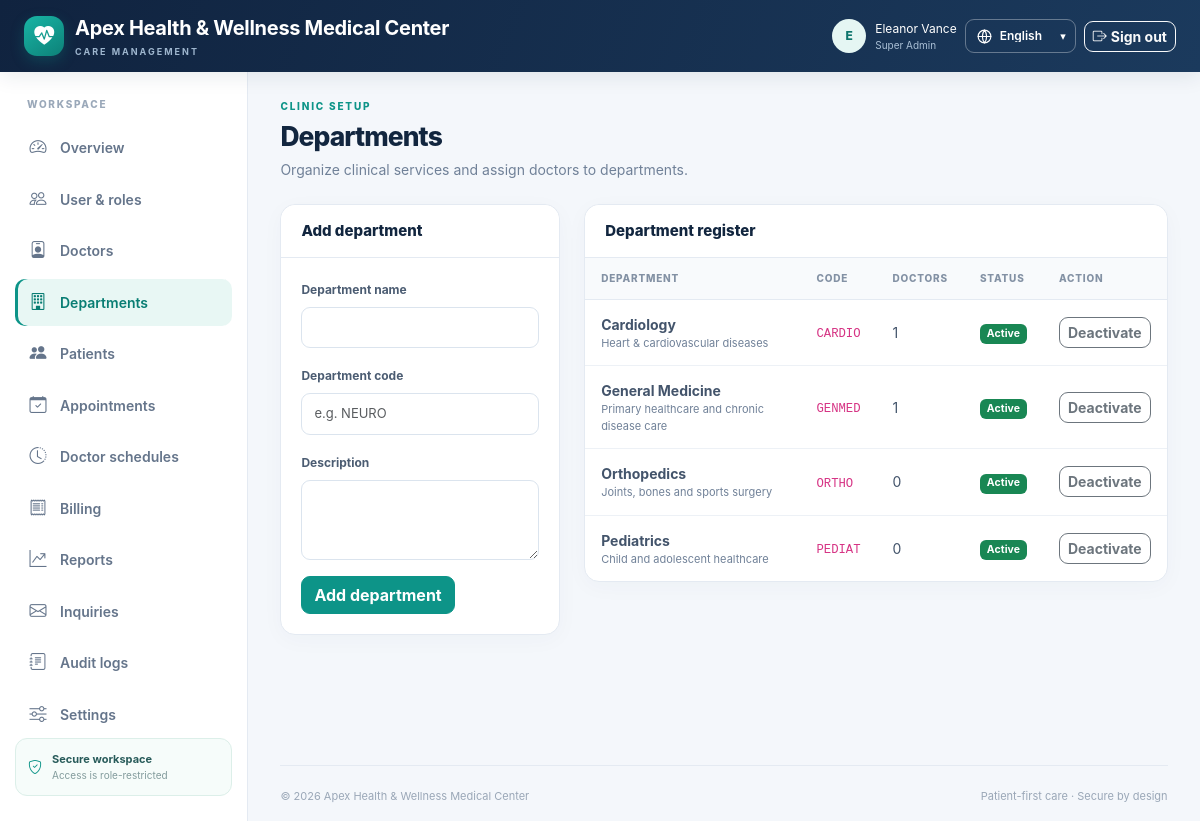
The page /departments/index.php (signed in) on the database its author committed.
### tables this page shows
CREATE TABLE `settings` (
  `setting_key` VARCHAR(100) PRIMARY KEY,
  `setting_value` TEXT NOT NULL,
  `updated_by` INT NULL,
  `updated_at` TIMESTAMP DEFAULT CURRENT_TIMESTAMP ON UPDATE CURRENT_TIMESTAMP
);

CREATE TABLE `departments` (
  `id` INT AUTO_INCREMENT PRIMARY KEY,
  `name` VARCHAR(100) NOT NULL UNIQUE,
  `code` VARCHAR(20) NOT NULL UNIQUE,
  `description` TEXT NULL,
  `status` ENUM('active', 'inactive') DEFAULT 'active',
  `created_at` TIMESTAMP DEFAULT CURRENT_TIMESTAMP
);

### config/database.php (called while the page is built, shortened)
<?php
function getDBConnection(): PDO {
    static $pdo = null;
    if ($pdo instanceof PDO) return $pdo;
    $dsn = 'mysql:host=' . DB_HOST . ';dbname=' . DB_NAME . ';charset=' . DB_CHARSET;
    try {
        $pdo = new PDO($dsn, DB_USER, DB_PASS, [
            PDO::ATTR_ERRMODE => PDO::ERRMODE_EXCEPTION,
            PDO::ATTR_DEFAULT_FETCH_MODE => PDO::FETCH_ASSOC,
            PDO::ATTR_EMULATE_PREPARES => false,
        ]);
        return $pdo;
    } catch (PDOException $e) {
        error_log('CRM database connection failed: ' . $e->getMessage());
        http_response_code(500);
        exit('Database connection failed. Start MySQL in XAMPP and import schema.sql into hospital_crm.');
    }
}

### departments/index.php (the view, shortened to what this page needs)
<?php
require_once __DIR__ . '/../includes/functions.php';
$db = db();
$rows = $db->query('SELECT d.*, (SELECT COUNT(*) FROM doctors x WHERE x.department_id=d.id) doctor_count FROM departments d ORDER BY d.name')->fetchAll();
require __DIR__ . '/../includes/header.php';
require __DIR__ . '/../includes/page.php';
?>
<div class="row g-4">
    <div class="col-lg-4"><div class="card"><div class="card-header"><h2 class="section-title">Add department</h2></div><div class="card-body">
        <form method="post"><?=csrf_field()?><input type="hidden" name="action" value="save">
            <div class="mb-3"><label class="form-label">Department name</label><input class="form-control" name="name" maxlength="100" required></div>
            <div class="mb-3"><label class="form-label">Department code</label><input class="form-control" name="code" maxlength="20" required placeholder="e.g. NEURO"></div>
            <div class="mb-3"><label class="form-label">Description</label><textarea class="form-control" name="description" rows="3"></textarea></div>
            <button class="btn btn-primary">Add department</button>
        </form>
    </div></div></div>
    <div class="col-lg-8"><div class="card"><div class="card-header"><h2 class="section-title">Department register</h2></div>
        <div class="table-responsive"><table class="table align-middle mb-0"><thead><tr><th>Department</th><th>Code</th><th>Doctors</th><th>Status</th><th>Action</th></tr></thead><tbody>
        <?php foreach ($rows as $row): ?><tr><td><strong><?=e($row['name'])?></strong><div class="small-muted"><?=e($row['description'])?></div></td><td><code><?=e($row['code'])?></code></td><td><?= (int)$row['doctor_count']?></td><td><?=status_badge($row['status'])?></td><td><form method="post" data-confirm="Change department availability?"><?=csrf_field()?><input type="hidden" name="action" value="toggle"><input type="hidden" name="id" value="<?=(int)$row['id']?>"><button class="btn btn-sm btn-outline-secondary"><?=$row['status']==='active'?'Deactivate':'Activate'?></button></form></td></tr><?php endforeach; ?>
        </tbody></table></div>
    </div></div>
</div>
<?php require __DIR__ . '/../includes/footer.php'; ?>

### includes/header.php (shortened to what this page needs)
<?php
require_once __DIR__ . '/functions.php';
$user=current_user(); $pageTitle=$pageTitle ?? 'Dashboard'; $notice=take_flash();
$clinic=setting('clinic_name','Apex Health & Wellness Center');
?><!doctype html><html lang="en"><head><meta charset="utf-8"><meta name="viewport" content="width=device-width, initial-scale=1"><title data-i18n-prefix="<?=e($pageTitlePrefix ?? '')?>"><?=e($pageTitle)?> · <?=e($clinic)?></title>
<link href="https://cdn.jsdelivr.net/npm/bootstrap@5.3.3/dist/css/bootstrap.min.css" rel="stylesheet"><link href="https://cdn.jsdelivr.net/npm/bootstrap-icons@1.11.3/font/bootstrap-icons.min.css" rel="stylesheet"><link href="<?=e(url('assets/css/app.css'))?>" rel="stylesheet"></head><body>
<nav class="navbar navbar-expand-lg app-topbar"><div class="container-fluid px-3 px-lg-4"><a class="navbar-brand" href="<?=e(url('index.php'))?>"><span class="brand-mark"><i class="bi bi-heart-pulse-fill"></i></span><span><span data-no-i18n><?=e($clinic)?></span><small data-i18n="care_management">CARE MANAGEMENT</small></span></a><div class="d-flex align-items-center gap-2 ms-auto"><?php if($user):?><span class="user-chip d-none d-md-flex"><span class="avatar-sm"><?=e(strtoupper(substr($user['name'],0,1)))?></span><span><span data-no-i18n><?=e($user['name'])?></span><small data-i18n="<?=e($user['role'])?>"><?=e(ucwords(str_replace('_',' ',$user['role'])))?></small></span></span><?php endif;?><label class="language-switcher"><svg viewBox="0 0 24 24" aria-hidden="true" focusable="false"><circle cx="12" cy="12" r="9"></circle><path d="M3 12h18M12 3a15 15 0 0 1 0 18M12 3a15 15 0 0 0 0 18"></path></svg><span class="visually-hidden" data-i18n="language">Language</span><select id="languageSelector" data-i18n-aria-label="language_selector" aria-label="Select language"><option value="en">English</option><option value="fr">Français</option></select><span class="language-caret" aria-hidden="true">▾</span></label><?php if($user):?><a class="btn btn-outline-light btn-sm" href="<?=e(url('logout.php'))?>" data-i18n="sign_out"><i class="bi bi-box-arrow-right me-1"></i>Sign out</a><?php else:?><a class="btn btn-light btn-sm" href="<?=e(url('login.php'))?>" data-i18n="sign_in"><i class="bi bi-box-arrow-in-right me-1"></i>Sign in</a><a class="btn btn-outline-light btn-sm" href="<?=e(url('register.php'))?>" data-i18n="patient_signup">Patient signup</a><?php endif;?></div></div></nav>
<div class="app-shell"><?php if($user):?><aside class="app-sidebar"><div class="sidebar-label">WORKSPACE</div><?php include __DIR__.'/sidebar.php';?><div class="sidebar-bottom"><i class="bi bi-shield-check"></i><span><strong>Secure workspace</strong><small>Access is role-restricted</small></span></div></aside><?php endif;?><main class="app-main <?= $user?'':'public-main' ?>"><div class="content-wrap">

### includes/functions.php (shortened to what this page needs)
<?php
require_once __DIR__ . '/../config/database.php';
function db(): PDO { return getDBConnection(); }
function url(string $path=''): string { return BASE_URL . ($path === '' ? '/' : '/' . ltrim($path, '/')); }
function e(mixed $value): string { return htmlspecialchars((string)($value ?? ''), ENT_QUOTES | ENT_SUBSTITUTE, 'UTF-8'); }
function current_user(): ?array {
    return ['id'=>(int)$_SESSION['user_id'], 'name'=>$_SESSION['user_name'] ?? 'User', 'email'=>$_SESSION['user_email'] ?? '', 'role'=>$_SESSION['user_role'] ?? ''];
}
function status_badge(string $status): string {
    $map=['requested'=>'warning','confirmed'=>'primary','checked_in'=>'info','in_consultation'=>'purple','completed'=>'success','cancelled'=>'secondary','no_show'=>'danger','paid'=>'success','partial'=>'warning','unpaid'=>'danger','active'=>'success','inactive'=>'secondary','suspended'=>'danger'];
    $color=$map[$status] ?? 'secondary';
    $label = ucwords(str_replace('_', ' ', $status));
    return '<span class="badge text-bg-'.$color.'" data-i18n="'.e($status).'">'.e($label).'</span>';
}
function setting(string $key, string $default=''): string { try {$s=db()->prepare('SELECT setting_value FROM settings WHERE setting_key=?');$s->execute([$key]);$v=$s->fetchColumn();return $v===false?$default:(string)$v;}catch(Throwable $e){return $default;} }

### includes/footer.php (shortened to what this page needs)
</div><footer class="app-footer"><span>© <?=date('Y')?> <span data-no-i18n><?=e(setting('clinic_name','Hospital & Clinic CRM'))?></span></span><span data-i18n="footer_tagline">Patient-first care · Secure by design</span></footer></main></div><?=e(url('assets/js/app.js'))?><?=e(url('assets/js/language.js'))?></body></html>

### assets/css/app.css (style rules this page uses)
:root { --navy:#12263f;--navy2:#1b3656;--teal:#0d9488;--mint:#e8f7f4;--bg:#f4f7fb;--ink:#1b2b43;--muted:#708198;--line:#e4eaf2 }
* { box-sizing:border-box }
body { background:var(--bg);color:var(--ink);font-family:Inter,-apple-system,BlinkMacSystemFont,"Segoe UI",sans-serif;font-size:14px }
.app-topbar { background:linear-gradient(110deg,#10233f,#1b3a5d);min-height:72px;color:#fff;box-shadow:0 4px 20px #13294318 }
.navbar-brand { display:flex;align-items:center;gap:11px;color:white!important;font-weight:750;letter-spacing:-.3px }
.navbar-brand small { display:block;font-size:9px;letter-spacing:2px;color:#9eb6ce;font-weight:700;margin-top:2px }
.brand-mark { width:40px;height:40px;border-radius:13px;background:linear-gradient(145deg,#19b5a5,#0d8178);display:grid;place-items:center;color:white;font-size:20px;box-shadow:0 5px 14px #0d948844 }
.user-chip { align-items:center;gap:9px;color:white;font-size:12px }
.user-chip small { display:block;color:#a9bfd5;font-size:10px;text-transform:capitalize }
.avatar-sm { display:grid;place-items:center;width:34px;height:34px;border-radius:50%;background:#e5f6f3;color:#0e756d;font-weight:800 }
.app-shell { display:flex;min-height:calc(100vh - 72px) }
.app-sidebar { width:248px;flex:0 0 248px;background:#fff;border-right:1px solid var(--line);padding:25px 15px;display:flex;flex-direction:column }
.sidebar-label { font-size:10px;font-weight:800;letter-spacing:1.7px;color:#9aa8b9;padding:0 12px 12px }
.sidebar-bottom { margin-top:auto;display:flex;gap:10px;align-items:center;border:1px solid #dcefe9;background:#f6fcfa;padding:12px;border-radius:12px;color:var(--teal) }
.sidebar-bottom strong,.sidebar-bottom small { display:block }
.sidebar-bottom strong { font-size:11px;color:#285b5a }
.sidebar-bottom small { font-size:10px;color:#829b9c }
.app-main { min-width:0;flex:1;padding:27px clamp(16px,2.7vw,38px) 0;display:flex;flex-direction:column }
.content-wrap { width:100%;max-width:1500px;margin:0 auto;flex:1 }
.app-footer { display:flex;justify-content:space-between;gap:10px;color:#9aa7b7;font-size:11px;padding:22px 0 16px;margin-top:22px;border-top:1px solid var(--line) }
.card { border:1px solid var(--line);border-radius:15px;box-shadow:0 5px 22px #243d5908 }
.card-header { background:#fff;border-bottom:1px solid var(--line);padding:17px 20px;border-radius:15px 15px 0 0!important }
.card-body { padding:20px }
.section-title { font-size:15px;font-weight:800;color:var(--navy);margin:0 }
.table { --bs-table-bg:transparent;margin:0 }
.table thead th { background:#f8fafc;color:#8391a4;font-size:10px;text-transform:uppercase;letter-spacing:.8px;border-bottom:1px solid var(--line);font-weight:800;white-space:nowrap;padding:13px 16px }
.table tbody td { padding:14px 16px;border-color:#edf1f6;vertical-align:middle;color:#43546b }
.table tbody tr:last-child td { border-bottom:0 }
.table-responsive { border-radius:0 0 15px 15px }
.btn { border-radius:9px;font-weight:650 }
.btn-primary { background:var(--teal);border-color:var(--teal) }
.form-control,.form-select { border-color:#dbe4ee;border-radius:9px;padding:10px 12px;font-size:13px }
.form-label { font-size:12px;font-weight:700;color:#4b5c72 }
.badge { text-transform:capitalize;font-weight:700;letter-spacing:.1px;padding:.45em .65em }
.small-muted { font-size:11px;color:var(--muted) }
.language-switcher { position:relative;display:inline-flex;align-items:center;gap:7px;height:34px;padding:0 10px;border:1px solid #ffffff55;border-radius:9px;color:#fff;transition:background-color .18s ease,border-color .18s ease,transform .18s ease }
.language-switcher svg { width:17px;height:17px;fill:none;stroke:currentColor;stroke-width:1.6;stroke-linecap:round;stroke-linejoin:round;flex:none }
.language-switcher select { width:auto;max-width:92px;padding:0 15px 0 0;border:0;outline:0;background:transparent;color:inherit;font-family:inherit;font-size:12px;font-weight:600;line-height:1;appearance:none;cursor:pointer }
.language-switcher select option { color:#1b2b43;background:#fff }
.language-caret { position:absolute;right:9px;pointer-events:none;font-size:11px;transition:transform .18s ease }

### rows shown on the page
settings: setting_value "Apex Health & Wellness Medical Center"
departments: name "Cardiology", description "Heart & cardiovascular diseases", code "CARDIO", doctor_count "1", status "Active", shows "Deactivate"
departments: name "General Medicine", description "Primary healthcare and chronic disease care", code "GENMED", doctor_count "1", status "Active", shows "Deactivate"
departments: name "Orthopedics", description "Joints, bones and sports surgery", code "ORTHO", doctor_count "0", status "Active", shows "Deactivate"
departments: name "Pediatrics", description "Child and adolescent healthcare", code "PEDIAT", doctor_count "0", status "Active", shows "Deactivate"

### other values the page prints
substr($user['name'],0,1) "E"
$user['name'] "Eleanor Vance"
str_replace('_',' ',$user['role']) "Super Admin"
$it[2] "Overview"
$it[2] "User & roles"
$it[2] "Doctors"
$it[2] "Departments"
$it[2] "Patients"
$it[2] "Appointments"
$it[2] "Doctor schedules"
$it[2] "Billing"
$it[2] "Reports"
$it[2] "Inquiries"
$it[2] "Audit logs"
$it[2] "Settings"
